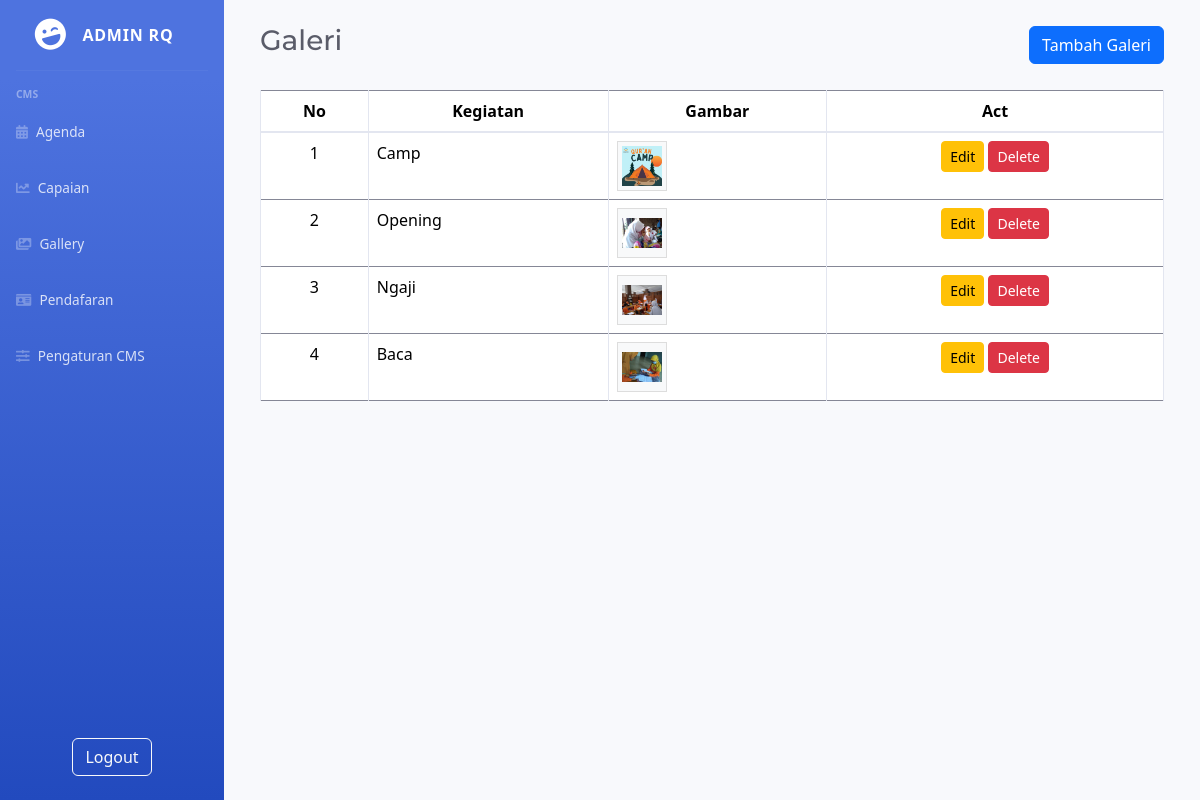
/index.php/gallery, run on the app's committed database.
### tables this page shows
CREATE TABLE `gallery` (
  `id_gallery` int(11) NOT NULL,
  `event` varchar(75) NOT NULL,
  `image` varchar(255) NOT NULL,
  `is_deleted` tinyint(4) NOT NULL DEFAULT 0
);

### application/controllers/Gallery.php (called while the page is built, shortened)
<?php
class Gallery extends CI_Controller
{
    public function __construct()
    {
        $this->load->model('Gallery_model');
    }
    public function index()
    {
        $data['gallery'] = $this->Gallery_model->get_all();
        $this->load->view('layout/header');
        $this->load->view('layout/sidebar');
        $this->load->view('admin/gallery', $data);
        $this->load->view('script/gallery_script');
        $this->load->view('layout/footer');
    }
}

### index.php (called while the page is built, shortened)
<?php
require_once BASEPATH.'core/CodeIgniter.php';

### application/models/Gallery_model.php (called while the page is built, shortened)
<?php
class Gallery_model extends CI_Model
{
    public function get_all()
    {
        return $this->db
            ->where('is_deleted', 0)
            ->order_by('id_gallery', 'DESC')
            ->get('gallery')
            ->result();
    }
}

### application/views/admin/gallery.php (the view, shortened to what this page needs)
    <div id="content-wrapper" class="d-flex flex-column">
        <div id="content" class="p-4">
            <div class="container-fluid">
                <div class="d-flex justify-content-between align-items-center mb-4">
                    <h1 class="h3 text-gray-800">Galeri</h1>
                    <button class="btn btn-primary" data-toggle="modal" data-target="#galleryModal">Tambah Galeri</button>
                </div>
                <div class="row">
                    <div class="col-lg-12 mb-4">
                        <div class="table-responsive">
                            <table class="table table-bordered" id="dataTable" width="100%" cellspacing="0">
                                <thead>
                                    <tr>
                                        <th class="text-center">No</th>
                                        <th class="text-center">Kegiatan</th>
                                        <th class="text-center">Gambar</th>
                                        <th class="text-center">Act</th>
                                    </tr>
                                </thead>
                                <tbody>
                                    <?php if (!empty($gallery)) : ?>
                                        <?php
                                        $no = 1;
                                        foreach ($gallery as $row) : ?>
                                            <tr>
                                                <td class="text-center"><?= $no++ ?></td>
                                                <td><?= $row->event ?></td>
                                                <td class="">
                                                    <div style="width: 50px; height: 50px; display: inline-block; background: #f8f9fa; border: 1px solid #ddd; padding: 4px;">
                                                        <img src="<?= base_url('uploads/galeri/' . $row->image) ?>" alt="<?= $row->event ?>"
                                                            style="width: 100%; height: 100%; object-fit: contain;">
                                                    </div>
                                                </td>
                                                <td class="text-center">
                                                    <a href="#" class="btn btn-sm btn-warning btn-edit"
                                                        data-id="<?= $row->id_gallery ?>"
                                                        data-event="<?= htmlspecialchars($row->event, ENT_QUOTES) ?>"
                                                        data-image="<?= $row->image ?>"
                                                        data-toggle="modal" data-target="#galleryModal">
                                                        Edit
                                                    </a>
                                                    <a href="<?= base_url('gallery/delete/' . $row->id_gallery) ?>"
                                                        class="btn btn-sm btn-danger"
                                                        onclick="return confirm('Yakin ingin menghapus gallery ini?')">
                                                        Delete
                                                    </a>
                                                </td>
                                            </tr>
                                        <?php endforeach; ?>
                                    <?php else : ?>
                                        <tr>
                                            <td colspan="5" class="text-center text-muted">Tidak ada data galeri.</td>
                                        </tr>
                                    <?php endif; ?>
                                </tbody>
                            </table>
                        </div>
                    </div>
                </div>
            </div>
        </div>
    </div>
</div>

### data on the page
gallery: event "Camp", image (picture)
gallery: event "Opening", image (picture)
gallery: event "Ngaji", image (picture)
gallery: event "Baca", image (picture)
